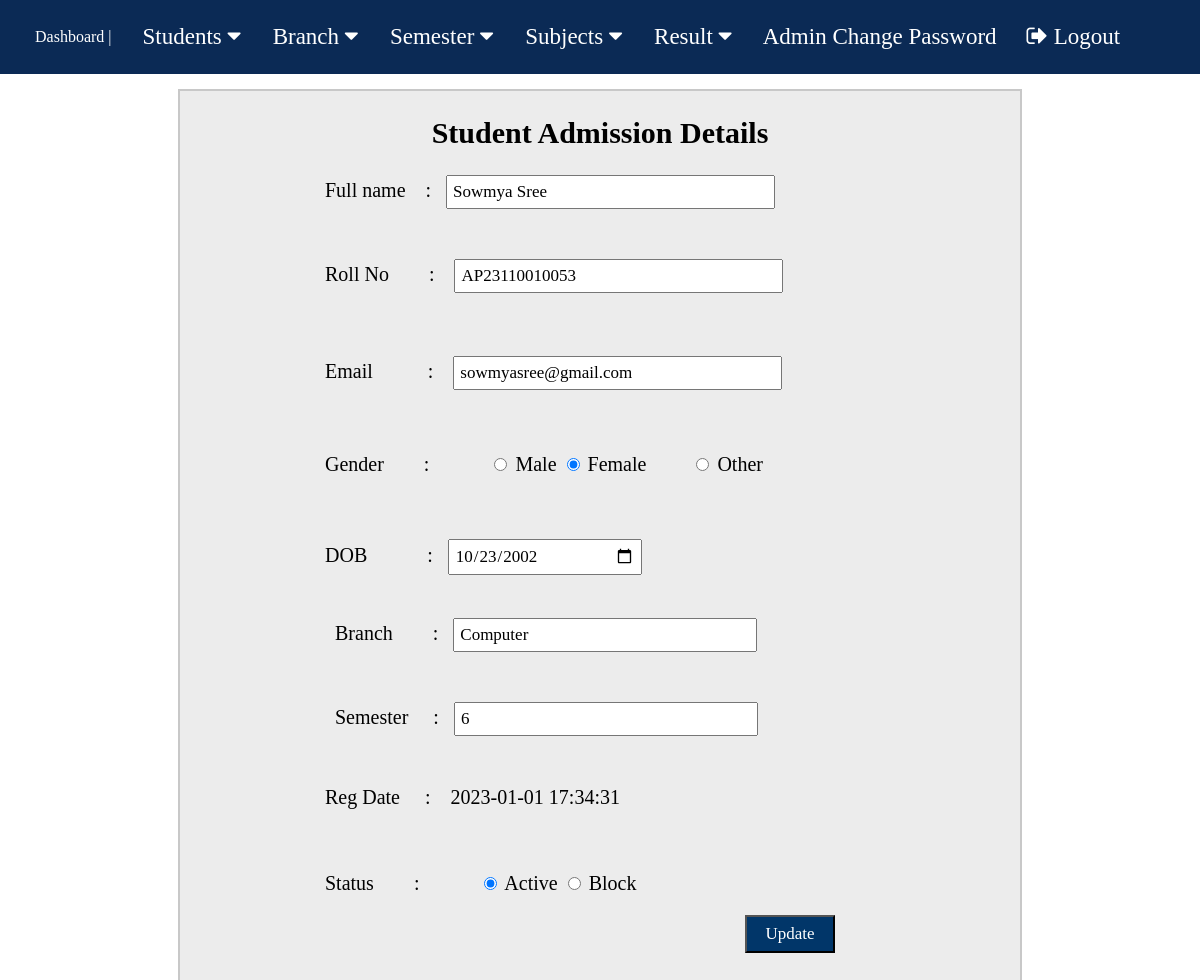
Page /edit-student.php?stid=1 (signed in) on the committed database.
### tables this page shows
CREATE TABLE `student` (
  `reg_id` int(255) NOT NULL,
  `Name` varchar(200) NOT NULL,
  `Roll_No` varchar(160) NOT NULL,
  `Email` varchar(100) NOT NULL,
  `Gender` varchar(50) NOT NULL,
  `DOB` varchar(100) NOT NULL,
  `branch_id` int(100) NOT NULL,
  `sem_id` int(8) NOT NULL,
  `Reg_date` timestamp NOT NULL DEFAULT current_timestamp(),
  `status` int(1) NOT NULL
);

CREATE TABLE `branch` (
  `branch_id` int(50) NOT NULL,
  `branch` varchar(100) NOT NULL
);

CREATE TABLE `semester` (
  `sem_id` int(9) NOT NULL,
  `semester` int(100) NOT NULL
);

### edit-student.php (the view, shortened to what this page needs)
<?php
include "includes/connection.php";
$stid = intval($_GET['stid']);
?>
<!DOCTYPE html>
<html lang="en">
<head>
</head>
<body style=" margin : 0">
    <?php include "nav.php";?>
    <div style="width : 70%; margin : auto auto; height : 900px; border : 2px solid rgb(200, 200, 200); margin-top : 15px;background-color: rgb(236, 236, 236)">
    <h2 style="text-align:center; font-size : 30px">Student Admission Details</h2>
        <form method="post" >
    <?php
    $sql = "SELECT student.Name, student.Roll_No, student.reg_id,student.status,student.Email,student.Gender,student.Reg_date,student.DOB,branch.branch, semester.semester from student join branch on student.branch_id = branch.branch_id join semester on student.sem_id = semester.sem_id where student.reg_id = $stid";
    $result = mysqli_query($conn,$sql);
    $num = mysqli_num_rows($result);
    if($num > 0){
        while($row = mysqli_fetch_assoc($result)){
           ?>
           <div style=" width : 75%; margin:auto auto; font-size : 20px">
<p>
        <label for="fullname">Full name  &nbsp;&nbsp;&nbsp;:&nbsp;&nbsp;
    <input name="fullname" value="<?php echo $row['Name'];?>" style="width : 50%;padding : 5px;font-size:17px"/>
</label>
      </p>
<p style="margin-top : 50px">
        <label for="rollno">Roll No &nbsp;&nbsp;&nbsp;&nbsp;&nbsp;&nbsp; : &nbsp;&nbsp;
     <input name="rollno" value="<?php echo $row['Roll_No'];?>" style="width : 50%;padding : 5px;font-size:17px"/>
    </label>
      </p>
 <p>
        <label for="email">Email &nbsp;&nbsp;&nbsp;&nbsp;&nbsp;&nbsp;&nbsp;&nbsp;&nbsp; :  &nbsp;&nbsp;
    <input type="email" name="email" value="<?php echo $row['Email'];?>" style="width : 50%;padding : 5px;font-size:17px" />
</label>
      </p>
<p>
        Gender  &nbsp;&nbsp;&nbsp;&nbsp;&nbsp;&nbsp;&nbsp;: &nbsp;&nbsp;
<?php
$gndr = $row['Gender'];
    ?>
<?php
if($gndr == "Female"){
?>
        <label><input type="radio" name="gender" value="Male"  /> Male</label>
<label><input type="radio" name="gender" value="Female" checked/> Female</label>
        <label><input type="radio" name="gender" value="Other" /> Other</label>
<?php
}
?>
      </p>
<p>
        <label for="birthDate">DOB &nbsp;&nbsp;&nbsp;&nbsp;&nbsp;&nbsp;&nbsp;&nbsp;&nbsp;&nbsp; :&nbsp;&nbsp;
     <input type="date" name="birthDate" value="<?php echo $row['DOB'];?>" style="padding : 5px;font-size:17px; width : 180px"/></label>
      </p>
<div style="margin-left : 50px; margin-bottom:50px">
    <label for="branch">Branch &nbsp;&nbsp;&nbsp;&nbsp;&nbsp;&nbsp; :&nbsp;&nbsp;
    <input name="branch" value="<?php echo $row['branch'];?>" style="width : 50%;padding : 5px;font-size:17px" readonly/>
    </label>
</div>
<div style="margin-left : 50px; margin-bottom:50px">
    <label for="semester">Semester &nbsp;&nbsp;&nbsp; :&nbsp;&nbsp;
    <input name="semester" value="<?php echo $row['semester'];?>" style="width : 50%;padding : 5px;font-size:17px" readonly/>
    </label>
</div>
<p>
        Reg Date &nbsp;&nbsp;&nbsp;&nbsp;:&nbsp;&nbsp;&nbsp; <?php echo $row['Reg_date'];?>
      </p>
<p>
        Status  &nbsp;&nbsp;&nbsp;&nbsp;&nbsp;&nbsp;&nbsp;: &nbsp;&nbsp;
<?php
$s = $row['status'];
if($s == 1){
    ?>
                <label><input type="radio" name="status" value="1" required="required" checked /> Active</label>
<label><input type="radio" name="status" value="0" required /> Block</label>
<?php
}?>
</p>
 <div style="float:right; margin-right : 80px">
        <button type="submit" style="width : 90px; padding : 7px;font-size : 17px; background-color : #013669;color:white;">Update</button>
</div>
  </form>
<?php
        }
    }
    ?>
    </div>
</body>
</html>

### css/nav.css (style rules this page uses)
* { font-family: 'Times New Roman', Times, serif; }

### rows in the picture
student: fullname "Sowmya Sree", rollno "AP23110010053", email "sowmyasree@gmail.com", birthDate "10/23/2002", branch "Computer", semester "6", Reg_date "2023-01-01 17:34:31"
